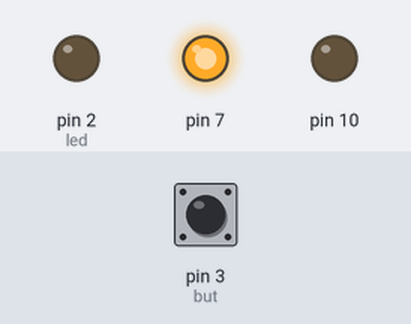
The sketch below on a simulated Arduino Uno, built with avr-gcc and run on an emulated ATmega328P. Shown: output pins drawn as LEDs (lit = HIGH). Dashed ring = blinking. The inputs (shaded band) are chosen by the test bench; at power-on: pin 3 (but) LOW. Storage starts empty.

Above: at 1.2 s.
1.3 s: pin 3 (but) pulled HIGH for 3.2 s
At 4.6 s:
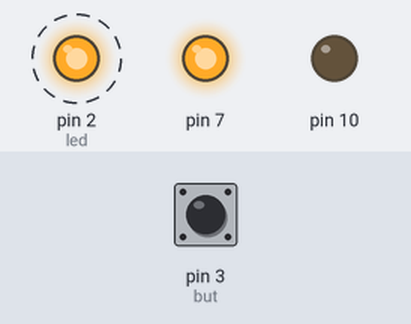
6.8 s: pin 3 (but) pulled HIGH for 0.15 s
At 9.5 s:
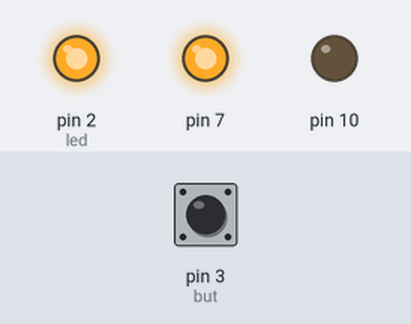
Timing chart, 0 to 11.2 s (numbered marks = the images above; inputs shaded):
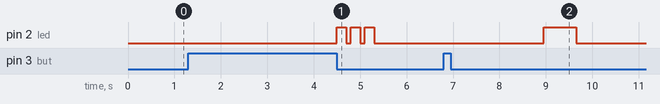

The sketch:

morseVoenka.ino
```cpp
//**********************************************************
//Voenka edition
//
//
//
//**********************************************************

//MEM: russian letters are coded as 2 symbols in String. Bad coded in char. watch the 130 string of this code.
//MEM2: the function pow() in GOVNO! (int)pow(3, i) works uncorrect in "for" for example
//MEM3: filename's length is restricted by 12 symbols including ".txt".It won't see file "12345678.txt"

#include<SPI.h>
#include<SD.h>

const uint8_t letterCode[33] = {0, 1, 2, 4, 5, 7, 8, 13, 14, 16, 17, 22, 23, 25, 26, 40, 41,
43, 44, 49, 50, 52, 79, 71, 67, 68, 77, 76, 130, 233, 53, 80, 70};

const char engLet[33] = {'0', 'e', 't', 'i', 'n', 'a', 'm', 's', 'd', 'r', 'g', 'u',
'k', 'w', 'o', 'h', 'b', 'l', 'z', 'f', 'c', 'p', 'j', 'q', 'v', 'x', 'y',
'1', '2', '3', '4', '5', '6'};

const byte rusLetersInASCII[33] = {32, 229, 242, 232, 237, 224, 236, 241, 228, 240, 227, 243,
234, 226, 238, 245, 225, 235, 231, 244, 246, 239, 233, 249, 230, 252, 251, 254,
253, 250, 247, 248, 255};

//-----changable parametrs-----
//the parametrs of output signal are in function signalMorse() at the end
//you can change output speed by changing them
const int LETTER_TIME = 700; //the delay after which the input if new letter starts
const int OFF_TIME = 2000; //the time of pressing bitton to off/on the system
const int CHANGE_DELAY = 20; //the delay for changing the position of the button (to ignore chatter)
const int PRINT_TIME = 2000; //the delay after which the input will be stopped and the word wil be printed
const uint8_t LENGHT = 1000; //the lenght of buffers (both of dots/lines and symbol ones)
const uint8_t I_LENGHT = 80; //LENGHT for inputBuffer
//10 pin is not allowed!
const uint8_t but = 3; //button pin. here interrupts are included. Don't change
const uint8_t led = 2; //led/pisk/motor ect pin
const uint8_t sd = 4; //sd pin
//-----changable parametrs-----

uint32_t timer = 0; //time of the last event
uint32_t clicked_time = 0; //how long was the button pressed

boolean change; //wheather the position of the button is changing now or not
boolean pushed; //wheather is pushed now or not
boolean word_printed; //wheather the word has been alredy printed or not
boolean ON; //wheather it is ON or OFF
volatile boolean printNow; //Wheathen it outputs the file now or not. To interrupt the system

uint8_t inputBuffer[I_LENGHT] = {0}; //buffer of morse code for one word (dots - 1, lines - 2, spaces - 3)
int inputPos = 0; //the position of the recent symbol in morse code

uint8_t outputBuffer[LENGHT] = {0}; //buffer of morse code for one word, to transmit
int outputPos = 0; //the position of the recent symbol in morse code. to transmit

byte translateBuffer[LENGHT] = {0};

void setup()
{
   pinMode(but, INPUT); //if button (not sensor) INPUT_PULLUP
   attachInterrupt(1, interrupt, RISING);
   pinMode(led, OUTPUT);
   pinMode(10, OUTPUT);
   pinMode(7, OUTPUT); //5v
   digitalWrite(7, HIGH);
   SD.begin(sd);

   //Serial.begin(9600);
   /*
   Serial.print("Initializing SD card...");
   if (!SD.begin(sd))
   {
     Serial.println("Card failed, or not present");
     return;
   }
   Serial.println("card initialized.");
   */
}

void loop()
{
  if (ON) // if the system works
  {
    if(!change && !pushed && digitalRead(but)) //press
    {
      pushed = !pushed;
      change = !change;
      word_printed = false;
      clicked_time = 0;
      int wait_time = millis() - timer;
      timer = millis();
      if (wait_time >= LETTER_TIME && wait_time < PRINT_TIME && inputPos != 0) //to differ letters
        add_to_inputBuffer(-1); //spase
    }
    else if (!change && pushed && digitalRead(but) == 0) //unpress
    {
      pushed = !pushed;
      change = !change;
      clicked_time = millis() - timer;
      timer = millis();
      if (clicked_time > OFF_TIME) // if off
        turn();
      add_to_inputBuffer(clicked_time); //send the length of the signal
    }
    if (millis() - timer > CHANGE_DELAY)
      change = false;
    if ((millis() - timer > PRINT_TIME) && !word_printed && inputPos != 0) //print the word
    {
      word_printed = !word_printed;
      printNow = true;
      buff_to_string();
      inputPos = 0;
      for (int i = 0; i < I_LENGHT; i++) //clean buffer
        inputBuffer[i] = 0;
    }
  }
  else // if the system sleeps
  {
    if(!change && !pushed && digitalRead(but)) //press
    {
      pushed = !pushed;
      change = !change;
      timer = millis();
    }
    else if (!change && pushed && digitalRead(but) == 0) //unpress
    {
      pushed = !pushed;
      change = !change;
      if (millis() - timer > OFF_TIME) // if on
        turn();
    }
    if (millis() - timer > CHANGE_DELAY)
      change = false;
  }
}

void interrupt()
{
  printNow = false;
}

void turn() // on/off the system
{
  pushed = false;
  change = false;
  timer = 0;
  ON = !ON;
  digitalWrite(led, HIGH);
  delay(200);
  digitalWrite(led, LOW);
  delay(100);
  digitalWrite(led, HIGH);
  delay(200);
  digitalWrite(led, LOW);
  delay(100);
  digitalWrite(led, HIGH);
  delay(200);
  digitalWrite(led, LOW);
}

void add_to_inputBuffer(int ct) //ct = clicked_time
{
  if (ct > 20 && ct < 201)
  {
    inputBuffer[inputPos] = 1; //dot
    inputPos++;
  }
  else if (ct > 200 && ct < LETTER_TIME)
  {
    inputBuffer[inputPos] = 2; //line
    inputPos++;
  }
  else if (ct == -1)
  {
    inputBuffer[inputPos] = 3; //letter differenciator
    inputPos++;
  }
}

void buff_to_string() //makes string from the word in inputBuffer
{
  int i = 0;
  String str = "";
  for(int j = 0; j < 5; j++)
  {
    int s = 0;
    int p = i;
    while (inputBuffer[i] == 2 || inputBuffer[i] == 1) //one letter
    {
      s += power(3, i - p) * inputBuffer[i]; //letter in number
      i++;
    }
    if (s != 0)
    {
      for (int z = 0; z < 33; z++)
      {
        if (letterCode[z] == s)
        {
          str += engLet[z];
          break;
        }
      }
    }
    else
      str += "0";
    i++;
  }
  //Serial.println(str);
  translateString(str); //string that we want to translate
}

void translateString(String str) //gets eng string and fills translateBuffer by translated bytes
{
  String s = str + "/";
  File dir = SD.open(s, FILE_READ);
  if (dir)
  {
    while (true)
    {
      File f = dir.openNextFile();
      f.read(translateBuffer, LENGHT);
      divideLettersFromBuffer();
      if (!f)
        break;
      f.close();
    }
    printNow = false;
  }
  else
    signalError();
  dir.close();
}

void divideLettersFromBuffer()
{
  for (int i = 0; i < LENGHT; i++)
  {
    byte b = translateBuffer[i];
    for (int j = 0; j < 33; j++)
    {
      if (rusLetersInASCII[j] == b)
      {
        if (j != 0)
        {
          letter_to_outputBuffer(letterCode[j]);
          letter_to_outputBuffer(-1); //letter diffirenciator
        }
        else
          letter_to_outputBuffer(-2); //if space
        break;
      }
    }

    if (b == 0) //if letters in translateBuffer end
    {
      letter_to_outputBuffer(-3); //the end
      break;
    }
  }
  for (int i = 0; i < LENGHT; i++) //clean translateBuffer
    translateBuffer[i] = 0;
}

void letter_to_outputBuffer(int8_t code) //codes the number of letter in morse code to dots and lines
{                         //(-1 and -2 for letter and word differenciators, -3 for end)
  int a = code;
  if (a != -1 && a != -2 && a != -3) //if letter
  {
    for (int i = 1; i < 7; i++)
    {
      int s = a % 3;
      a = (a - s) / 3;
      if (s != 0) //if symbol
      {
        outputBuffer[outputPos] = s;
        outputPos++;
      }
    }
  }
  else if (a == -1) //if differer between letters
  {
    outputBuffer[outputPos] = 3;
    outputPos++;
  }
  else if (a == -2) //if space
  {
    outputBuffer[outputPos] = 4;
    outputPos++;
  }
  else if (a == -3) //the end
  {
    signalMorse();
    outputPos = 0;
    for (int i = 0; i < LENGHT; i++)
      outputBuffer[i] = 0;
  }
}

void signalMorse() //makes singal on led/pisk/ect a = 1 or 2 or 3 or 4 or 5
{
  for (int i = 0; outputBuffer[i] != 0 && printNow; i++)
  {
    if (outputBuffer[i] == 1)
    {
      digitalWrite(led, HIGH);
      delay(180); //short signal
      digitalWrite(led, LOW);
      delay(60); //delay between signals
    }
    else if (outputBuffer[i] == 2)
    {
      digitalWrite(led, HIGH);
      delay(450); //long signal
      digitalWrite(led, LOW);
      delay(60); //delay between signals
    }
    else if (outputBuffer[i] == 3) //between letters
    {
      delay(1200);
    }
    else if (outputBuffer[i] == 4) //between words
    {
      delay(2000);
    }
  }
}

void signalError()
{
  digitalWrite(led, HIGH);
  delay(700);
  digitalWrite(led, LOW);
}

int power(int x, int a)
{
  int ans = 1;
  for (int i = 0; i < a; i++)
    ans *= x;
   return ans;
}
```

Measured:
- after the input at 1.3 s, pin 2 (led): alternates HIGH for 0.20 s and LOW for 0.10 s, 6 changes in all, then stays LOW, starting after 3.2 s
- after the input at 6.8 s, pin 2 (led): LOW → HIGH after 2.2 s, → LOW 0.70 s later
